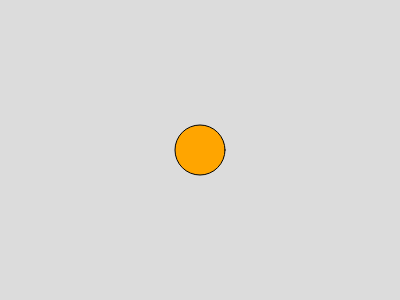
Frame 1 (no input)
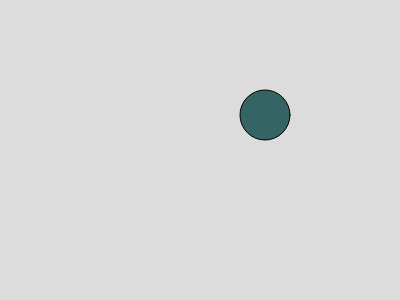
Frame 60 (no input)
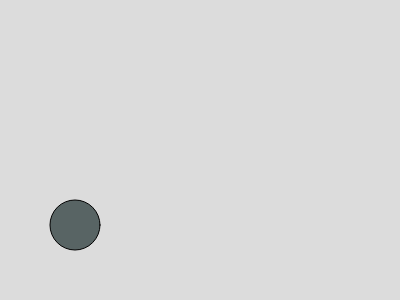
Frame 120 (the mouse pressed at the canvas centre since frame 60)

The p5.js sketch that drew these frames (run headless with seeded random() and noise() and a simulated clock; from frame 60 on, the mouse is pressed at the canvas centre):

// p5.js sketch
// ── sketch.js
let x = 0;
let y = 0;
let xspeed = 5;
let yspeed = 5;
function setup() {
  createCanvas(400, 300);
  fill("orange");

}

function draw() {
  background(220);
  
  translate(width / 2, height / 2);

  ellipse(x,y,50);

  

  if(x > 175 | x < -175){
    xspeed = -xspeed;
    fill(random(255),100,100);
 }

  if(y > 125 | y < -125){
    yspeed = -yspeed;
    fill(random(255),100,100);
 }
  y+= yspeed;
  x+= xspeed; 
    // y += 1; 
}
